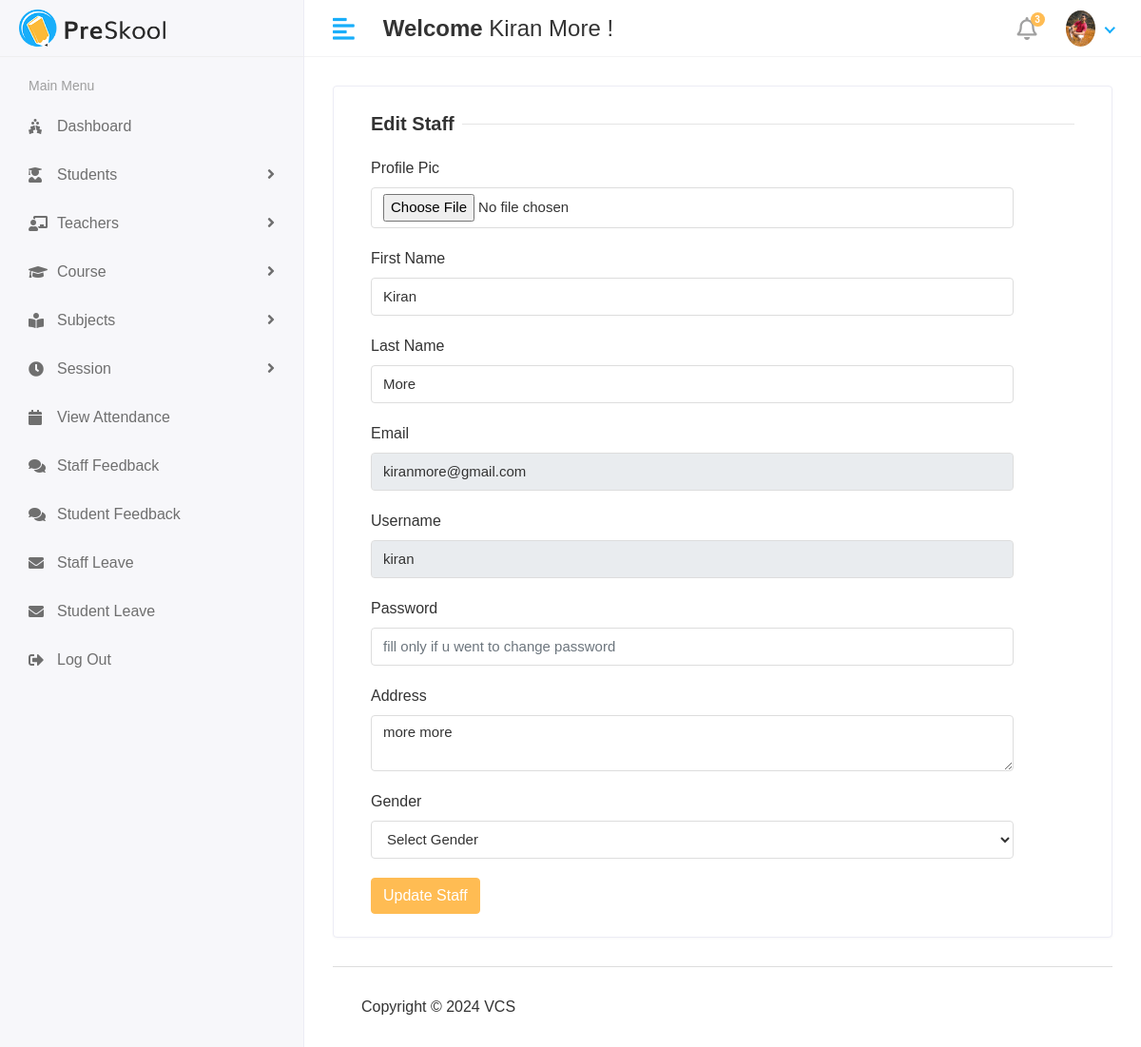
The app's page /Hod/Staff/Edit/2 (signed in), older data.
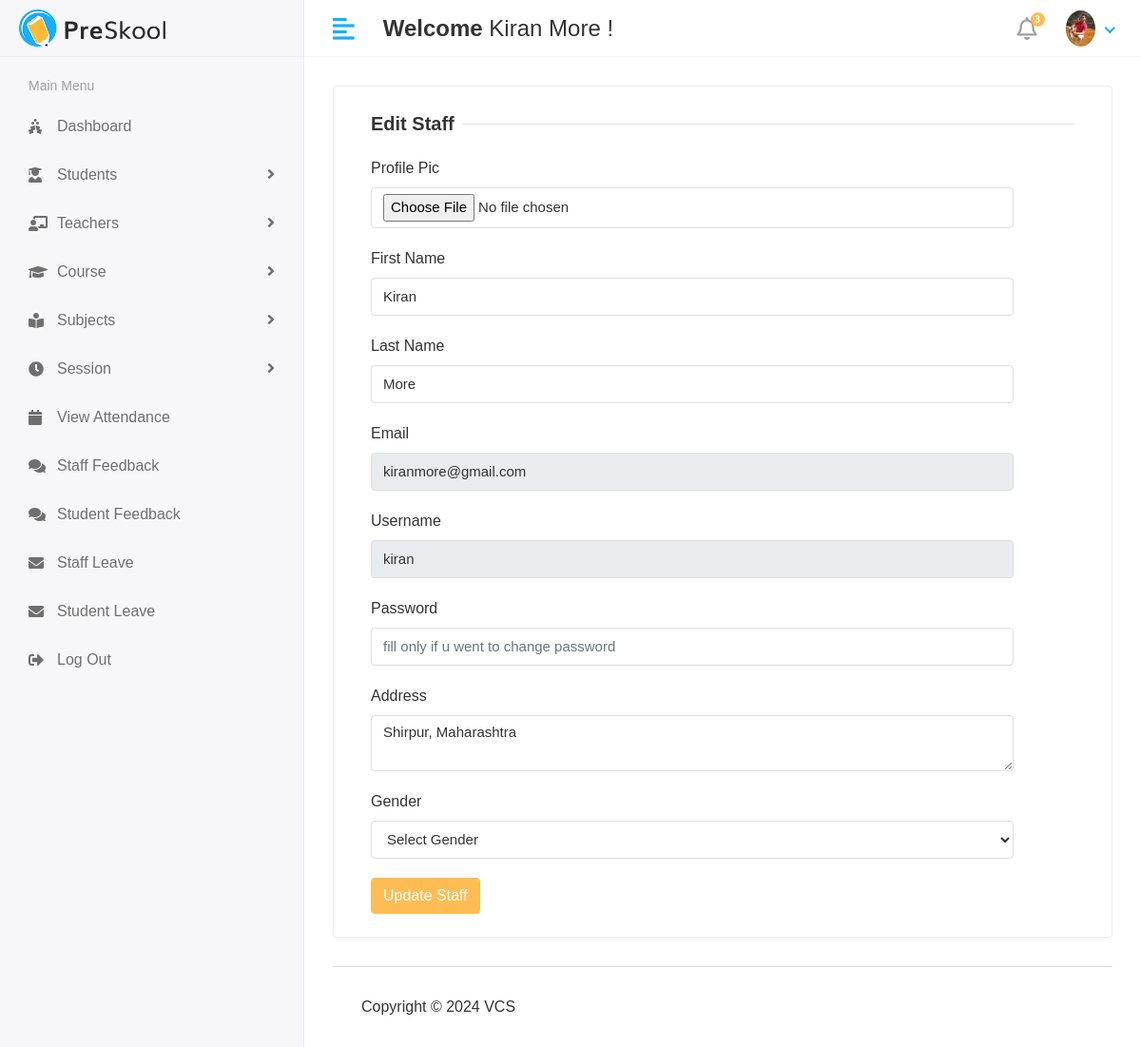
The same page, newer data.
### CMS_APP/models.py (models this page shows, shortened)
class CustomUser(AbstractUser):
    user = (
        (1, 'HOD'),
        (2, 'STAFF'),
        (3, 'STUDENT'),
        (4, 'PARENT'),
    )
    user_type = models.CharField(choices=user , max_length=50 , default = 1)
    profile_pic = models.ImageField(upload_to='media/profile_pic')

class Staff(models.Model):
    admin = models.OneToOneField(CustomUser, on_delete = models.CASCADE)
    address = models.TextField()
    gender = models.CharField(max_length = 20)
    created_at = models.DateTimeField(auto_now_add = True)
    updated_at = models.DateTimeField(auto_now_add = True)

### CMS/Hod_views.py (the view)
# urls.py: path('Hod/Staff/Edit/<str:id>', Hod_views.Edit_Staff, name='Edit_Staff'),
@login_required(login_url='/')
def Edit_Staff(request, id):
    staff = Staff.objects.get(id = id)
    context ={
        'staff' : staff,
    }
    return render(request , 'Hod/edit_staff.html' , context)

### template/Hod/edit_staff.html (shortened to what this page needs)
{% extends 'base.html' %}
{% block content %}
<div class="row">
    <div class="col-sm-12">
        <div class="card">
            <div class="card-body">
                <form method="post" action="{% url 'Update_Staff' %}" enctype="multipart/form-data">
                    <div class="col-12">
                        <h5 class="form-title"><span><strong>Edit Staff</strong></span></h5>
                    </div>
                    <div class="col-sm-11">
                        <div class="form-group">
                            <label>Profile Pic</label>
                            <input type="file" class="form-control" name="profile_pic">
                        </div>
                    </div>
                    <div class="col-sm-11">
                        <div class="form-group">
                            <label>First Name</label>
                            <input type="text" class="form-control" name="first_name" value="{{staff.admin.first_name}}"
                                required>
                        </div>
                    </div>
                    <div class="col-sm-11">
                        <div class="form-group">
                            <label>Last Name</label>
                            <input type="text" class="form-control" name="last_name" value="{{staff.admin.last_name}}"
                                required>
                        </div>
                    </div>
                    <div class="col-sm-11">
                        <div class="form-group">
                            <label>Email</label>
                            <input type="email" class="form-control" name="email" value="{{staff.admin.email}}" required
                                readonly>
                        </div>
                    </div>
                    <div class="col-sm-11">
                        <div class="form-group">
                            <label>Username</label>
                            <input type="text" class="form-control" name="username" value="{{staff.admin.username}}"
                                required readonly>
                        </div>
                    </div>
                    <div class="col-sm-11">
                        <div class="form-group">
                            <label>Password</label>
                            <input type="password" class="form-control" name="password"
                                placeholder="fill only if u went to change password">
                        </div>
                    </div>
                    <div class="col-sm-11">
                        <div class="form-group">
                            <label>Address</label>
                            <textarea class="form-control" name="address" required>{{staff.address}}</textarea>
                        </div>
                    </div>
                    <div class="col-sm-11">
                        <div class="form-group">
                            <label>Gender</label>
                            <select class="form-control" name="gender">
                                <option value="">Select Gender</option>
                            </select>
                        </div>
                    </div>
                    <div class="col-12">
                        <button type="submit" class="btn btn-primary">Update Staff</button>
                    </div>
                </form>
            </div>
        </div>
    </div>
</div>
{% endblock %}

### template/base.html (shortened to what this page needs)
<!DOCTYPE html>
<html lang="en">
{% load static %}
<head>
   <link rel="stylesheet" href="{% static 'assets/plugins/bootstrap/css/bootstrap.min.css' %}">
   <link rel="stylesheet" href="{% static 'assets/plugins/fontawesome/css/fontawesome.min.css' %}">
   <link rel="stylesheet" href="{% static 'assets/plugins/fontawesome/css/all.min.css' %}">
   <link rel="stylesheet" href="{% static 'assets/css/style.css' %}">
   <link rel="stylesheet" href="{% static 'assets/plugins/datatables/datatables.min.css' %}">
</head>
<body>
   <div class=" main-wrapper">
      {% include 'includes/header.html' %}
      {% include 'includes/sidebar.html' %}
      <div class="page-wrapper">
         <div class="content container-fluid">
            {% block content %}
            {% endblock %}
            {% include 'includes/footer.html' %}
         </div>
      </div>
   </div>
</body>
</html>

### template/includes/header.html (shortened to what this page needs)
{% load static %}
<div class="header">
    <div class="header-left">
        <a href="index.html" class="logo">
            <img src="{% static 'assets/img/logo.png' %}" alt="Logo">
        </a>
    </div>
    <a href="javascript:void(0);" id="toggle_btn">
        <i class="fas fa-align-left"></i>
    </a>
    <div class="top-nav-search mt-3">
        <h4><strong>Welcome</strong>&nbsp;<span>{{user.first_name}}&nbsp;{{user.last_name}}</span>&nbsp;!</h4>
    </div>
    <ul class="nav user-menu">
        <li class="nav-item dropdown noti-dropdown">
            <a href="#" class="dropdown-toggle nav-link" data-toggle="dropdown">
                <i class="far fa-bell"></i> <span class="badge badge-pill">3</span>
            </a>
        </li>
        <li class="nav-item dropdown has-arrow">
            <a href="#" class="dropdown-toggle nav-link" data-toggle="dropdown">
                {% if user.profile_pic == "" %}
                <span class="user-img"><img class="rounded-circle" src="{% static 'assets/img/noimg.jpg' %}" width="31"
                        alt="Jay Joshi"></span>
                {% else %}
                <span class="user-img"><img class="rounded-circle" src="/{{user.profile_pic}}" width="31"
                        alt="Jay Joshi"></span>
                {% endif %}
            </a>
        </li>
    </ul>
</div>

### template/includes/sidebar.html (shortened to what this page needs)
{% load static %}
<div class="sidebar" id="sidebar">
    <div class="sidebar-inner slimscroll">
        <div id="sidebar-menu" class="sidebar-menu">
            <ul>
                <li class="menu-title">
                    <span>Main Menu</span>
                </li>
                <li>
                    <a href="{% url 'hod_home' %}"><i class="fas fa-holly-berry"></i> <span>Dashboard</span></a>
                </li>
                <li class="submenu">
                    <a href="#"><i class="fas fa-user-graduate"></i> <span>Students</span> <span
                            class="menu-arrow"></span></a>
                </li>
                <li class="submenu">
                    <a href="#"><i class="fas fa-chalkboard-teacher"></i> <span> Teachers</span> <span
                            class="menu-arrow"></span></a>
                </li>
                <li class="submenu">
                    <a href="#"><i class="fa fa-graduation-cap"></i> <span>Course</span> <span
                            class="menu-arrow"></span></a>
                </li>
                <li class="submenu">
                    <a href="#"><i class="fas fa-book-reader"></i> <span>Subjects</span> <span
                            class="menu-arrow"></span></a>
                </li>
                <li class="submenu">
                    <a href="#"><i class="fas fa-clock"></i> <span>Session</span> <span class="menu-arrow"></span></a>
                </li>
                <li>
                    <a href="holiday.html"><i class="fa fa-calendar"></i> <span>View Attendance</span></a>
                </li>
                <li>
                    <a href="holiday.html"><i class="fas fa-comments"></i> <span>Staff Feedback</span></a>
                </li>
                <li>
                    <a href="holiday.html"><i class="fas fa-comments"></i> <span>Student Feedback</span></a>
                </li>
                <li>
                    <a href="holiday.html"><i class="fas fa-envelope"></i> <span>Staff Leave</span></a>
                </li>
                <li>
                    <a href="holiday.html"><i class="fas fa-envelope"></i> <span>Student Leave</span></a>
                </li>
                <li>
                    <a href="{% url 'logout' %}"><i class="fas fa-sign-out-alt"></i> <span>Log Out</span></a>
                </li>
            </ul>
        </div>
    </div>
</div>

### template/includes/footer.html
{% load static %}
<footer>
    <p>Copyright © 2024 VCS</p>
</footer>

Row changes from the older to the newer data that the page shows:
changed Staff "Kiran": address "more more" → "Shirpur, Maharashtra"
